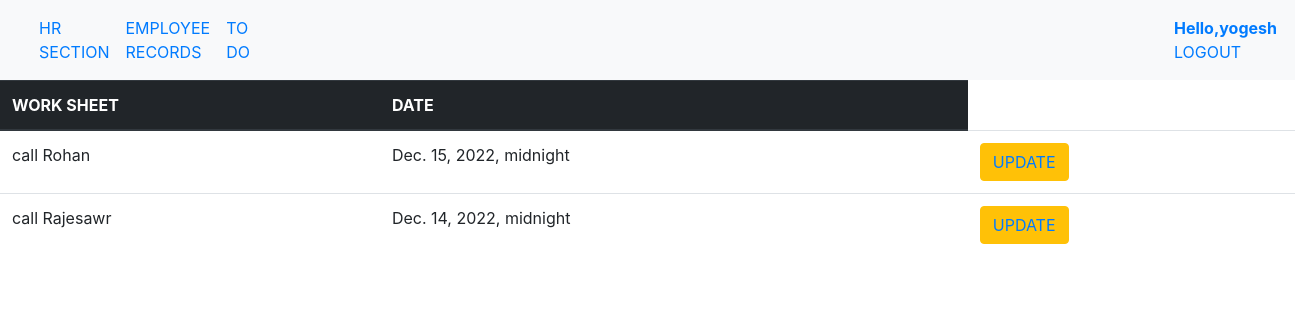
/emp/showrecords/ (signed in), run on the app's committed database.
### appdata/models.py (models this page shows)
class TODO(models.Model):
    work_sheet = models.TextField()
    date = models.DateTimeField()

### appdata/views.py (the view)
# urls.py: path('showrecords/', views.showrecords, name= 'records_url'),
@login_required(login_url = 'loginform_url')
def showrecords(request):
    data = TODO.objects.all()
    template_name = 'appdata/workdata.html'
    context = {'data': data}
    return render(request, template_name, context)

### templates/appdata/workdata.html (shortened to what this page needs)
{% extends 'base.html' %}
{% load crispy_forms_tags %}
{% block content %}
<table class="table">
    <thead class="thead-dark">
        <tr>
            <th scope="col">WORK SHEET</th>
            <th scope="col">DATE</th>
        </tr>
    </thead>
    <tbody>
        {% for i in data %}
        <tr>
            <td>{{i.work_sheet}}</td>
            <td>{{i.date}}</td>
            <td><button class="btn btn-warning"><a href="{% url 'updaterecord_url' i.id %}">UPDATE</a></button></td>
        </tr>
        {% endfor%}
    </tbody>
</table>
{% endblock %}

### templates/base.html (shortened to what this page needs)
<!DOCTYPE html>
<html lang="en">
<head>
    <link rel="stylesheet" href="https://cdn.jsdelivr.net/npm/bootstrap@4.0.0/dist/css/bootstrap.min.css">
</head>
<body>
    <nav class="navbar navbar-expand-lg bg-light">
        <div class="container-fluid">
          <div class="collapse navbar-collapse" id="navbarNav">
            <ul class="navbar-nav">
              {% if user.is_authenticated %}
              <li class="nav-item">
                <a class="nav-link active" aria-current="page" href="{% url 'employeeview_url' %}">HR SECTION</a>
              </li>
              <li class="nav-item">
                <a class="nav-link" href="{% url 'showemployee_url' %}">EMPLOYEE RECORDS</a>
              </li>
               <li class="nav-item">
                <a class="nav-link" href="{% url 'home_url' %}">TO DO</a>
              </li>
               <li class="nav-item">
                <a class="nav-link" href="#"></a>
              </li>
              <li class="nav-item">
                <a class="nav-link" href="{% url 'logout_url' %}" style="padding-left:900px;"><span><b>Hello,{{user.username}}</b></span> LOGOUT</a>
              </li>
             {% endif %}
            </ul>
          </div>
        </div>
      </nav>
    {% block content %}
    {% endblock %}
</body>
</html>

### data on the page
TODO: work_sheet "call Rohan", date "Dec. 15, 2022, midnight"
TODO: work_sheet "call Rajesawr", date "Dec. 14, 2022, midnight"

### other printed values
{{ user.username }} "yogesh"
